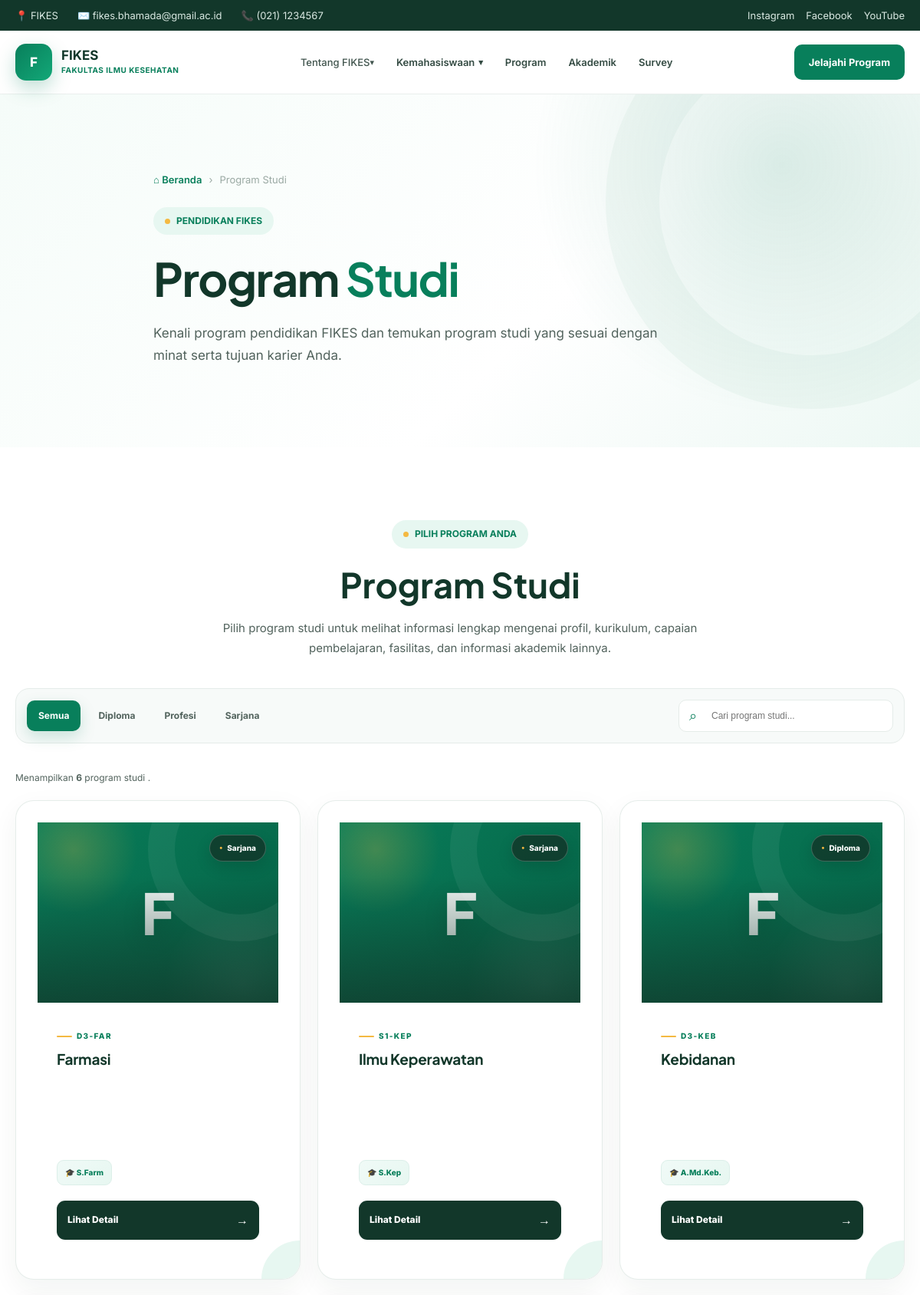
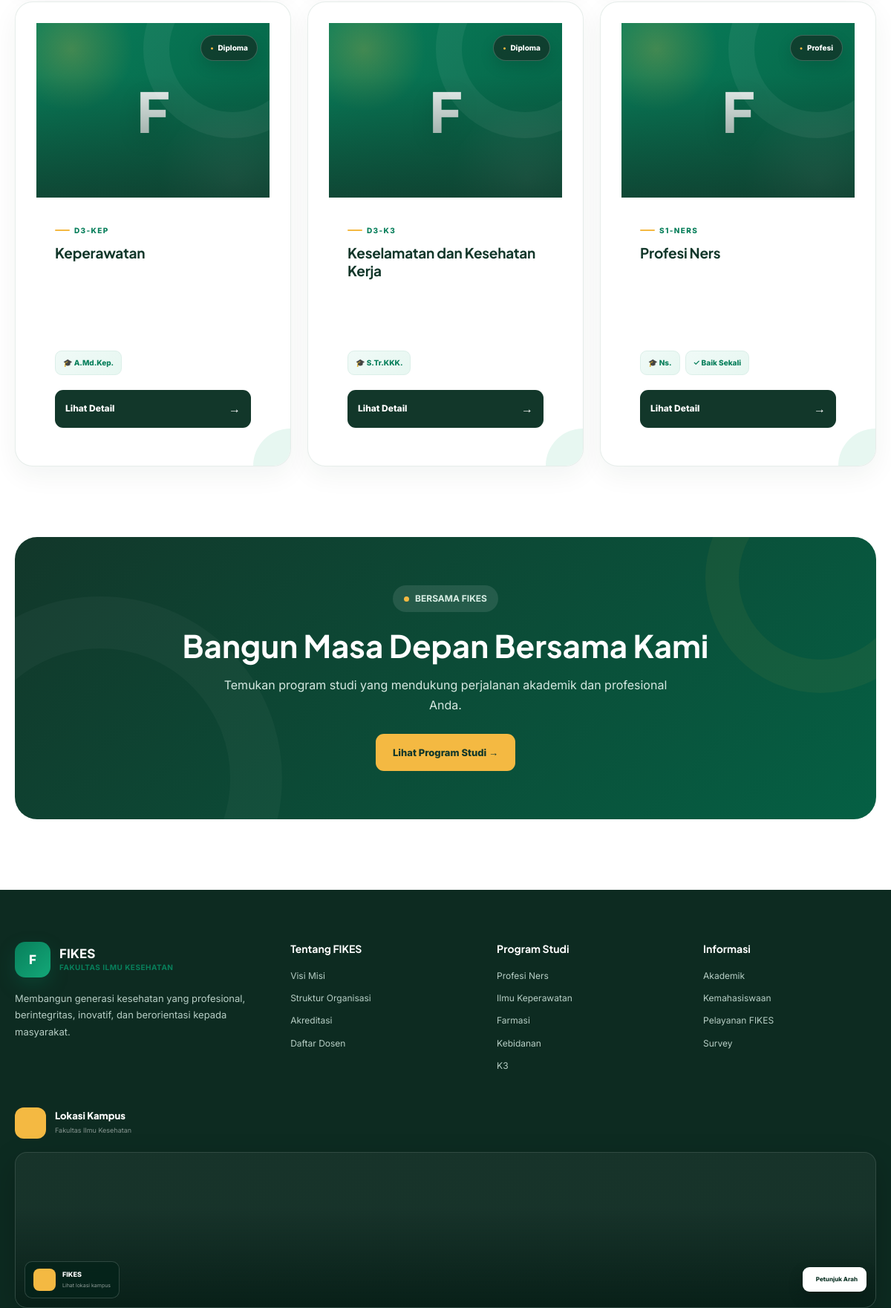
/page/program-studi/program-studi.php (upper part), run on the app's committed database (2 pictures, top to bottom).
### tables this page shows
CREATE TABLE `pengaturan` (
  `id` int(10) UNSIGNED NOT NULL,
  `nama_kampus` varchar(180) DEFAULT 'Fakultas Ilmu Kesehatan',
  `email` varchar(150) DEFAULT 'info@fikes.ac.id',
  `telepon` varchar(50) DEFAULT '(021) 1234567',
  `alamat` text DEFAULT NULL,
  `instagram` varchar(255) DEFAULT NULL,
  `facebook` varchar(255) DEFAULT NULL,
  `youtube` varchar(255) DEFAULT NULL,
  `maps_embed` text DEFAULT NULL
);

CREATE TABLE `program_studi` (
  `id` int(10) UNSIGNED NOT NULL,
  `kode_prodi` varchar(30) NOT NULL,
  `nama` varchar(150) NOT NULL,
  `jenjang` varchar(50) NOT NULL,
  `gelar` varchar(80) DEFAULT NULL,
  `kaprodi_nama` varchar(150) DEFAULT NULL,
  `kaprodi_nidn` varchar(50) DEFAULT NULL,
  `kaprodi_email` varchar(150) DEFAULT NULL,
  `deskripsi` text DEFAULT NULL,
  `foto` varchar(255) DEFAULT NULL,
  `visi` text DEFAULT NULL,
  `akreditasi` varchar(100) DEFAULT NULL,
  `nomor_akreditasi` varchar(150) DEFAULT NULL,
  `tanggal_akreditasi` date DEFAULT NULL,
  `sekretaris_nama` varchar(150) DEFAULT NULL,
  `sekretaris_nidn` varchar(50) DEFAULT NULL,
  `kontak_telepon` varchar(50) DEFAULT NULL,
  `kontak_email` varchar(150) DEFAULT NULL,
  `alamat` varchar(255) DEFAULT NULL,
  `durasi_studi` varchar(50) DEFAULT NULL,
  `sks_lulus` int(11) DEFAULT NULL,
  `jumlah_tenaga_kependidikan` int(11) DEFAULT 0,
  `gambar` varchar(255) DEFAULT NULL,
  `brosur` varchar(255) DEFAULT NULL,
  `status` enum('aktif','nonaktif') DEFAULT 'aktif',
  `created_at` timestamp NOT NULL DEFAULT current_timestamp()
);

### page/includes/site-settings.php (called while the page is built, shortened)
<?php
function fikes_setting_value(array $row, array $aliases, string $default = ''): string
{
    foreach ($aliases as $key) {
        if (array_key_exists($key, $row) && trim((string)$row[$key]) !== '') {
            return trim((string)$row[$key]);
        }
    }
    return $default;
}
function fikes_find_settings_table(PDO $pdo): ?array
{
    $preferred = [
        'pengaturan_website', 'pengaturan_web', 'pengaturan',
        'website_settings', 'site_settings', 'settings',
        'konfigurasi_website', 'konfigurasi'
    ];
    $tables = $pdo->query("SELECT TABLE_NAME FROM information_schema.TABLES WHERE TABLE_SCHEMA = DATABASE() AND TABLE_TYPE='BASE TABLE'")->fetchAll(PDO::FETCH_COLUMN);
    $tables = array_values(array_unique(array_map('strval', $tables)));
    $ordered = [];
    foreach ($preferred as $name) if (in_array($name, $tables, true)) $ordered[] = $name;
    foreach ($tables as $name) if (!in_array($name, $ordered, true)) $ordered[] = $name;
    $best = null;
    $bestScore = 0;
    foreach ($ordered as $table) {
        $st = $pdo->prepare("SELECT COLUMN_NAME FROM information_schema.COLUMNS WHERE TABLE_SCHEMA = DATABASE() AND TABLE_NAME = ? ORDER BY ORDINAL_POSITION");
        $st->execute([$table]);
        $cols = $st->fetchAll(PDO::FETCH_COLUMN);
        $lc = array_map('strtolower', $cols);
        $score = 0;
        foreach (['nama_website','nama_website','site_name','website_name','email','telepon','alamat','instagram','facebook','youtube','logo','google_maps','maps','copyright','deskripsi'] as $c) {
            if (in_array($c, $lc, true)) $score += 2;
        }
        foreach (['key','setting_key','nama','kunci'] as $c) if (in_array($c,$lc,true)) $score += 1;
        foreach (['value','setting_value','nilai','isi'] as $c) if (in_array($c,$lc,true)) $score += 1;
        if (in_array($table, $preferred, true)) $score += 5;
        if ($score > $bestScore) { $bestScore = $score; $best = ['table'=>$table,'columns'=>$cols]; }
    }
    return $bestScore >= 3 ? $best : null;
}
function fikes_load_site_settings(PDO $pdo): array
{
    $found = fikes_find_settings_table($pdo);
    $table = str_replace('`','', $found['table']);
    $columns = array_map('strtolower', $found['columns']);
    $quoted = '`' . str_replace('`','``',$table) . '`';
    $rows = $pdo->query("SELECT * FROM $quoted LIMIT 1")->fetch(PDO::FETCH_ASSOC);
    $row = array_change_key_case($rows, CASE_LOWER);
    $keyCol = null; $valueCol = null;
    return $row;
}
function fikes_site_settings(PDO $pdo): array
{
    static $cache = null;
    if ($cache !== null) return $cache;
    $cache = fikes_load_site_settings($pdo);
    return $cache;
}

### page/program-studi/program-studi.php (the view, shortened to what this page needs)
<?php
require_once __DIR__ . '/../../admin/config/database.php';
if (!function_exists('e')) {
  function e($value)
  {
    return htmlspecialchars($value ?? '', ENT_QUOTES, 'UTF-8');
  }
}
$filter = trim($_GET['jenjang'] ?? '');
$search = trim($_GET['search'] ?? '');
$where = ["status = 'aktif'"];
$params = [];
$sql = "
    SELECT
        id,
        kode_prodi,
        nama,
        jenjang,
        gelar,
        deskripsi,
        akreditasi,
        foto,
        brosur
    FROM program_studi
    WHERE " . implode(' AND ', $where) . "
    ORDER BY nama ASC
";
$stmt = $pdo->prepare($sql);
$stmt->execute($params);
$programs = $stmt->fetchAll();
$jenjangList = $pdo->query("
    SELECT DISTINCT jenjang
    FROM program_studi
    WHERE status = 'aktif'
      AND jenjang IS NOT NULL
      AND jenjang <> ''
    ORDER BY jenjang
")->fetchAll(PDO::FETCH_COLUMN);
$totalProgram = count($programs);
?>
<!doctype html>
<html lang="id">
<head>
  <link rel="stylesheet" href="/fikes/assets/css/style.css">
</head>
<body>
  <?php require_once __DIR__ . '/../menu/topbar.php'; ?>
  <?php require_once __DIR__ . '/../menu/navbar.php'; ?>
  <section class="page-hero">
    <div class="container hero-content">
      <div class="breadcrumb">
        <a href="/fikes/">⌂ Beranda</a>
        <span>›</span>
        <span>Program Studi</span>
      </div>
      <span class="hero-label">PENDIDIKAN FIKES</span>
      <h1>
        Program <span>Studi</span>
      </h1>
      <p>
        Kenali program pendidikan FIKES dan temukan program studi
        yang sesuai dengan minat serta tujuan karier Anda.
      </p>
    </div>
  </section>
  <main class="program-section" id="daftar-prodi">
    <div class="container">
      <div class="section-heading">
        <span class="eyebrow">PILIH PROGRAM ANDA</span>
        <h2>Program Studi</h2>
        <p>
          Pilih program studi untuk melihat informasi lengkap mengenai
          profil, kurikulum, capaian pembelajaran, fasilitas,
          dan informasi akademik lainnya.
        </p>
      </div>
      <form class="filter-bar" method="get" action="/fikes/program-studi">
        <div class="filter-tabs">
          <a class="<?= $filter === '' ? 'active' : '' ?>" href="/fikes/program-studi#daftar-prodi">
            Semua
          </a>
          <?php foreach ($jenjangList as $j): ?>
            <a class="<?= $filter === $j ? 'active' : '' ?>" href="?jenjang=<?= urlencode($j) ?>#daftar-prodi">
              <?= e($j) ?>
            </a>
          <?php endforeach; ?>
        </div>
        <div class="search-box">
          <span>⌕</span>
          <input type="text" name="search" value="<?= e($search) ?>" placeholder="Cari program studi..."
            autocomplete="off">
        </div>
      </form>
      <p class="result-info">
        Menampilkan <strong><?= $totalProgram ?></strong> program studi
        <?= $search !== '' ? ' untuk pencarian <strong>"' . e($search) . '"</strong>' : '' ?>.
      </p>
      <?php if (!$programs): ?>
        <div class="empty-state">
          Program studi yang Anda cari belum tersedia.
        </div>
      <?php else: ?>
        <div class="program-grid">
          <?php foreach ($programs as $p): ?>
            <?php
            $foto = !empty($p['foto'])
              ? '/fikes/admin/uploads/program-studi/' . rawurlencode($p['foto'])
              : '';
            ?>
            <article class="program-card">
              <div class="program-image">
                <?php if ($foto): ?>
                  <img src="<?= e($foto) ?>" alt="Foto <?= e($p['nama']) ?>" loading="lazy">
                <?php else: ?>
                  <div class="image-placeholder">
                    F
                  </div>
                <?php endif; ?>
                <span class="jenjang-badge">
                  <?= e($p['jenjang']) ?>
                </span>
              </div>
              <div class="program-body">
                <div class="code">
                  <?= e($p['kode_prodi']) ?>
                </div>
                <h3>
                  <?= e($p['nama']) ?>
                </h3>
                <p>
                </p>
                <div class="meta-row">
                  <?php if (!empty($p['gelar'])): ?>
                    <span>🎓 <?= e($p['gelar']) ?></span>
                  <?php endif; ?>
                  <?php if (!empty($p['akreditasi'])): ?>
                    <span>✓ <?= e($p['akreditasi']) ?></span>
                  <?php endif; ?>
                </div>
                <a class="detail-btn" href="/fikes/program-studi/<?= rawurlencode($p['kode_prodi']) ?>">
                  <span>Lihat Detail</span>
                  <span>→</span>
                </a>
              </div>
            </article>
          <?php endforeach; ?>
        </div>
      <?php endif; ?>
    </div>
  </main>
  <section class="cta-section">
    <div class="container">
      <div class="cta">
        <div class="cta-content">
          <span class="eyebrow">BERSAMA FIKES</span>
          <h2>
            Bangun Masa Depan Bersama Kami
          </h2>
          <p>
            Temukan program studi yang mendukung perjalanan
            akademik dan profesional Anda.
          </p>
          <a href="#daftar-prodi" class="btn">
            Lihat Program Studi →
          </a>
        </div>
      </div>
    </div>
  </section>
  <?php require_once __DIR__ . '/../menu/footer.php'; ?>
</body>
</html>

### page/menu/topbar.php (shortened to what this page needs)
<?php
require_once __DIR__ . '/../includes/site-settings.php';
$site = fikes_site_settings($pdo);
$siteName = fikes_setting_value($site, ['nama_website', 'site_name', 'website_name', 'nama', 'title'], 'FIKES');
$siteEmail = fikes_setting_value($site, ['email', 'email_website', 'email_kampus', 'email_fikes'], 'info@fikes.ac.id');
$sitePhone = fikes_setting_value($site, ['telepon', 'no_telepon', 'nomor_telepon', 'phone', 'telephone', 'telp'], '(021)
1234567');
$siteInstagram = fikes_setting_value($site, ['instagram', 'instagram_url', 'link_instagram'], '#');
$siteFacebook = fikes_setting_value($site, ['facebook', 'facebook_url', 'link_facebook'], '#');
$siteYoutube = fikes_setting_value($site, ['youtube', 'youtube_url', 'link_youtube'], '#');
?>
<div class="topbar">
  <div class="container topbar-inner">
    <div class="topbar-info">
      <span>📍 <?= e($siteName) ?></span>
      <span>✉️ <?= e($siteEmail) ?></span>
      <span>📞 <?= e($sitePhone) ?></span>
    </div>
    <div class="topbar-social">
      <?php if ($siteInstagram !== '#'): ?><a href="<?= e($siteInstagram) ?>" target="_blank"
          rel="noopener">Instagram</a><?php endif; ?>
      <?php if ($siteFacebook !== '#'): ?><a href="<?= e($siteFacebook) ?>" target="_blank"
          rel="noopener">Facebook</a><?php endif; ?>
      <?php if ($siteYoutube !== '#'): ?><a href="<?= e($siteYoutube) ?>" target="_blank"
          rel="noopener">YouTube</a><?php endif; ?>
    </div>
  </div>
</div>

### assets/css/style.css (style rules this page uses)
:root { --primary: #087f5b; --primary-dark: #056044; --primary-light: #e7f7f1; --secondary: #f4b942; --dark: #12372a; --text: #52635d; --light: #f7faf9; --white: #ffffff; --border: #e5ece9; --shadow: 0 20px 60px rgba(18, 55, 42, 0.1); --radius: 18px; --transition: 0.3s ease; }
* { margin: 0; padding: 0; box-sizing: border-box; }
html { scroll-behavior: smooth; }
body { font-family: "Inter", sans-serif; color: var(--text); background: var(--white); line-height: 1.7; overflow-x: hidden; }
h1, h2, h3, h4, h5 { font-family: "Plus Jakarta Sans", sans-serif; color: var(--dark); line-height: 1.3; }
a { color: inherit; text-decoration: none; }
.container { width: min(1180px, calc(100% - 40px)); margin: auto; }
.topbar { background: var(--dark); color: #d9e8e2; font-size: 13px; }
.topbar-inner { min-height: 40px; display: flex; justify-content: space-between; align-items: center; gap: 20px; }
.topbar-info { display: flex; gap: 25px; align-items: center; }
.topbar-info span { display: flex; align-items: center; gap: 7px; }
.topbar-social { display: flex; gap: 15px; }
.topbar-social a { transition: var(--transition); }
.hero-content { animation: heroUp 0.8s ease both; }
.btn { display: inline-flex; justify-content: center; align-items: center; gap: 8px; padding: 14px 22px; border-radius: 11px; font-size: 14px; font-weight: 700; transition: var(--transition); }
.program-grid { display: grid; grid-template-columns: repeat(3, 1fr); gap: 22px; }
.program-card { padding: 28px; border: 1px solid var(--border); border-radius: var(--radius); background: white; transition: var(--transition); position: relative; overflow: hidden; }
.program-card::after { content: ""; position: absolute; width: 100px; height: 100px; border-radius: 50%; right: -50px; bottom: -50px; background: var(--primary-light); }
.program-card h3 { font-size: 19px; margin-bottom: 10px; }
.program-card p { font-size: 13px; margin-bottom: 15px; }
.page-hero { position: relative; padding: 100px 0 105px; overflow: hidden; background: radial-gradient( circle at 85% 20%, rgba(8, 127, 91, 0.14), transparent 30% ), linear-gradient(135deg, #f5fcf9, #ffffff 60%, #edf8f4); }
.page-hero::before { content: ""; position: absolute; width: 400px; height: 400px; border-radius: 50%; border: 70px solid rgba(8, 127, 91, 0.04); right: -130px; top: -130px; }
.hero-content { position: relative; z-index: 2; max-width: 800px; }
.breadcrumb { display: flex; align-items: center; gap: 9px; margin-bottom: 25px; font-size: 13px; }
.breadcrumb a { color: var(--primary); font-weight: 600; }
.breadcrumb span { color: #9aa9a3; }
.hero-label { display: inline-flex; align-items: center; gap: 8px; padding: 8px 15px; border-radius: 50px; background: var(--primary-light); color: var(--primary); font-size: 12px; font-weight: 700; margin-bottom: 18px; }
.page-hero h1 { font-size: clamp(40px, 5vw, 62px); letter-spacing: -1.5px; margin-bottom: 18px; }
.page-hero h1 span { color: var(--primary); }
.page-hero p { max-width: 690px; font-size: 17px; }
.cta-section { padding: 80px 0; }
.cta { position: relative; overflow: hidden; padding: 65px; border-radius: 30px; background: linear-gradient(135deg, var(--dark), var(--primary-dark)); color: white; text-align: center; }
.cta::before { content: ""; position: absolute; width: 350px; height: 350px; border: 70px solid rgba(255, 255, 255, 0.03); border-radius: 50%; left: -130px; bottom: -190px; }
.cta::after { content: ""; position: absolute; width: 220px; height: 220px; border: 45px solid rgba(244, 185, 66, 0.05); border-radius: 50%; right: -80px; top: -100px; }
.cta-content { position: relative; z-index: 2; }
.cta h2 { color: white; font-size: clamp(30px, 4vw, 42px); margin-bottom: 12px; }
.cta p { max-width: 620px; margin: 0 auto 25px; color: #d6e9e2; }
.btn { display: inline-flex; align-items: center; justify-content: center; padding: 14px 23px; border-radius: 11px; background: var(--secondary); color: var(--dark); font-size: 13px; font-weight: 800; transition: var(--transition); }
.page-hero p { max-width: 700px; font-size: 17px; }
.cta { padding: 80px 0; }

### data on the page
pengaturan: email "fikes.bhamada@gmail.ac.id", telepon "(021) 1234567"
program_studi: shows "F", jenjang "Sarjana", kode_prodi "D3-FAR", nama "Farmasi", gelar "S.Farm"
program_studi: shows "F", jenjang "Sarjana", kode_prodi "S1-KEP", nama "Ilmu Keperawatan", gelar "S.Kep"
program_studi: shows "F", jenjang "Diploma", kode_prodi "D3-KEB", nama "Kebidanan", gelar "A.Md.Keb."
program_studi: shows "F", jenjang "Diploma", kode_prodi "D3-KEP", nama "Keperawatan", gelar "A.Md.Kep."
program_studi: shows "F", jenjang "Diploma", kode_prodi "D3-K3", nama "Keselamatan dan Kesehatan Kerja", gelar "S.Tr.KKK."
program_studi: foto "F", jenjang "Profesi", kode_prodi "S1-NERS", nama "Profesi Ners", gelar "Ns.", akreditasi "Baik Sekali"

### other printed values
$siteName "FIKES"
$j "Diploma"
$j "Profesi"
$j "Sarjana"
$totalProgram "6"
